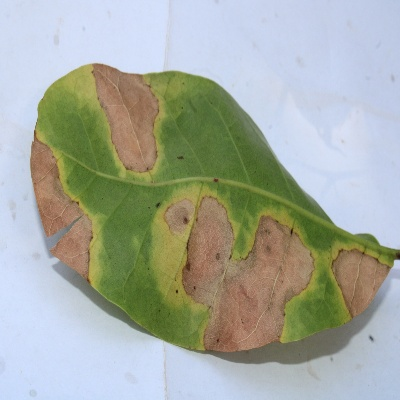
#> input picture backend/datasets/nirmalsankalana_crop-pest-and-disease-detection/Cashew anthracnose/anthracnose1105_.jpg, 400 x 400 px
$ python -i image_quality.py   (imports and definitions only)   (older library calls are emulated)
#> lines starting #> are read from the running program, lines starting #| are printed output that depends on the picture; after the words box and inside, x2 and y2 are one past the last pixel; in counts of white or black regions, pixels touching at a corner belong together
#> further down, picture is the input picture: PIL image 400x400 RGB; mean R, G, B 165, 171, 160.4
"""
Image Quality Assessment Module.
Performs quality checks on uploaded crop images before disease classification.
"""
import logging
from typing import Dict, List
import numpy as np

try:
    import cv2
    _HAS_CV2 = True
except ImportError:
    _HAS_CV2 = False
    cv2 = None

from PIL import Image

logger = logging.getLogger(__name__)

# Quality thresholds (configurable)
BLUR_THRESHOLD = 100.0  # Laplacian variance threshold
BRIGHTNESS_MIN = 40.0   # Minimum mean brightness (0-255)
BRIGHTNESS_MAX = 220.0  # Maximum mean brightness (0-255)
MIN_RESOLUTION = (224, 224)  # Minimum width x height
PLANT_PIXEL_RATIO = 0.15  # Minimum ratio of plant-colored pixels (green/brown)


def check_image_quality(image: Image.Image) -> Dict[str, any]:
    """
    Perform quality checks on an uploaded crop image.

    Args:
        image: PIL Image object

    Returns:
        dict containing:
        - passed (bool): True if all checks pass
        - blur_score (float): Laplacian variance score
        - brightness_score (float): Mean pixel brightness
        - issues (list[str]): List of quality issues found
    """
    issues = []
    blur_score = 0.0
    brightness_score = 0.0

    # Convert to RGB if necessary
    if image.mode != "RGB":
        image = image.convert("RGB")

    # 1. Resolution check
    width, height = image.size
#> width = 400; height = 400
    if width < MIN_RESOLUTION[0] or height < MIN_RESOLUTION[1]:
        issues.append(f"too_low_res: Image resolution {width}x{height} below minimum {MIN_RESOLUTION[0]}x{MIN_RESOLUTION[1]}")

    # Convert to numpy array for OpenCV operations
    img_array = np.array(image)

    # 2. Blur detection
    if _HAS_CV2:
        try:
            gray = cv2.cvtColor(img_array, cv2.COLOR_RGB2GRAY)
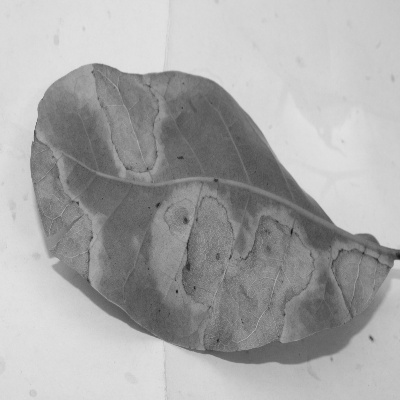
#> gray: shape (400, 400); min 20, max 227, mean 168
            blur_score = cv2.Laplacian(gray, cv2.CV_64F).var()
#> blur_score = 288.1
            if blur_score < BLUR_THRESHOLD:
                issues.append(f"too_blurry: Image too blurry (score: {blur_score:.2f}, threshold: {BLUR_THRESHOLD})")
        except Exception as exc:
            logger.warning(f"Blur detection failed: {exc}")
    else:
        logger.warning("OpenCV not installed, skipping blur detection")

    # 3. Brightness check
    try:
        brightness_score = np.mean(img_array)
#> brightness_score = 165.5
        if brightness_score < BRIGHTNESS_MIN:
            issues.append(f"too_dark: Image too dark (brightness: {brightness_score:.1f}, minimum: {BRIGHTNESS_MIN})")
        elif brightness_score > BRIGHTNESS_MAX:
            issues.append(f"too_bright: Image too bright (brightness: {brightness_score:.1f}, maximum: {BRIGHTNESS_MAX})")
    except Exception as exc:
        logger.warning(f"Brightness check failed: {exc}")

    # 4. Leaf presence heuristic (HSV color range)
    # Note: This is a heuristic based on color, not a real object detector
    if _HAS_CV2:
        try:
            hsv = cv2.cvtColor(img_array, cv2.COLOR_RGB2HSV)
#> hsv: shape (400, 400, 3); mean H, S, V 72.8, 72.9, 188.2

            # Define green and brown ranges in HSV
            # Green: H 35-85, S 40-255, V 40-255
            green_lower = np.array([35, 40, 40])
            green_upper = np.array([85, 255, 255])

            # Brown: H 10-25, S 50-255, V 50-255
            brown_lower = np.array([10, 50, 50])
            brown_upper = np.array([25, 255, 255])

            # Create masks for green and brown pixels
            green_mask = cv2.inRange(hsv, green_lower, green_upper)
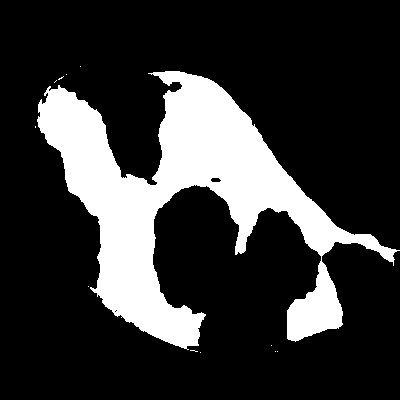
#> green_mask: shape (400, 400); 21.2% white; 12 white regions (11 under 20 px), largest, box (x1, y1, x2, y2) and area: (37, 71, 400, 350) 33869
            brown_mask = cv2.inRange(hsv, brown_lower, brown_upper)
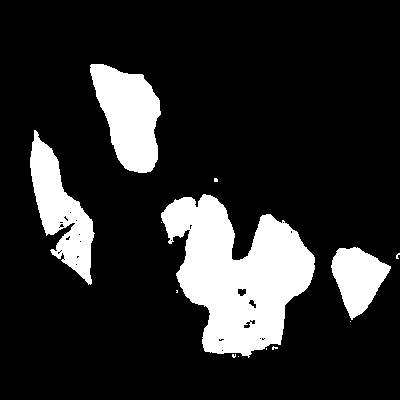
#> brown_mask: shape (400, 400); 16.6% white; 13 white regions (9 under 20 px), largest, box (x1, y1, x2, y2) and area: (161, 194, 315, 358) 14523, (90, 64, 161, 173) 5010, (30, 130, 95, 285) 4377, (331, 247, 391, 320) 2593

            # Count plant-colored pixels
            plant_pixels = np.count_nonzero(green_mask) + np.count_nonzero(brown_mask)
#> plant_pixels = 60465
            total_pixels = hsv.shape[0] * hsv.shape[1]
#> total_pixels = 160000
            plant_ratio = plant_pixels / total_pixels
#> plant_ratio = 0.378

            if plant_ratio < PLANT_PIXEL_RATIO:
                issues.append(f"no_plant_detected: Not enough plant-colored pixels detected (ratio: {plant_ratio:.2%}, minimum: {PLANT_PIXEL_RATIO:.0%})")
        except Exception as exc:
            logger.warning(f"Leaf presence check failed: {exc}")
    else:
        logger.warning("OpenCV not installed, skipping leaf presence check")

    passed = len(issues) == 0

    return {
        "passed": passed,
        "blur_score": blur_score,
        "brightness_score": brightness_score,
        "issues": issues,
    }


def get_farmer_friendly_message(issues: List[str]) -> str:
    """
    Convert technical issues into farmer-friendly messages.

    Args:
        issues: List of technical issue strings

    Returns:
        Farmer-friendly message
    """
    messages = []

    for issue in issues:
        if "too_blurry" in issue:
            messages.append("Image too blurry — please retake in good lighting")
        elif "too_dark" in issue:
            messages.append("Image too dark — please take in better lighting")
        elif "too_bright" in issue:
            messages.append("Image too bright — please reduce lighting or avoid direct sunlight")
        elif "too_low_res" in issue:
            messages.append("Image resolution too low — please use a higher resolution camera")
        elif "no_plant_detected" in issue:
            messages.append("No plant detected — please ensure the crop leaf is clearly visible in the image")
        else:
            messages.append(f"Image quality issue: {issue.split(':')[0]}")

    return ". ".join(messages)

>>> from PIL import Image
>>> picture = Image.open('../../datasets/nirmalsankalana_crop-pest-and-disease-detection/Cashew anthracnose/anthracnose1105_.jpg')
>>> result = check_image_quality(picture)
#> result = {'passed': True, 'blur_score': 288.1, 'brightness_score': 165.5, 'issues': []}

$ run again, on backend/datasets/nirmalsankalana_crop-pest-and-disease-detection/Cashew anthracnose/anthracnose1366_.jpg
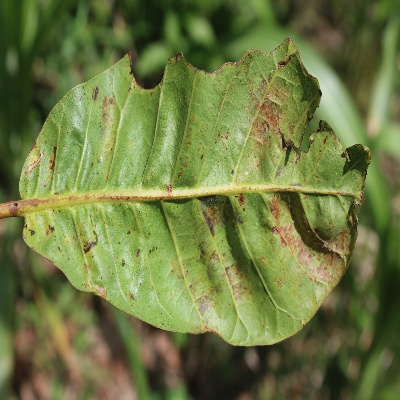
#> input picture backend/datasets/nirmalsankalana_crop-pest-and-disease-detection/Cashew anthracnose/anthracnose1366_.jpg, 400 x 400 px
#> picture is the input picture: PIL image 400x400 RGB; mean R, G, B 109.1, 120.7, 66.5
#> blur_score = 1186.9
#> brightness_score = 98.77
#> hsv: shape (400, 400, 3); mean H, S, V 35.7, 123.2, 123.9
#> in check_image_quality, `green_mask = cv2.inRange(hsv, green_lower, green_upper)`:
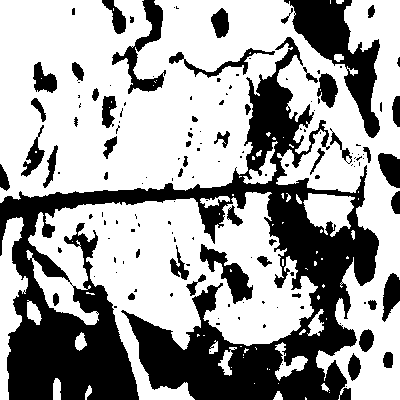
#> green_mask: shape (400, 400); 63.3% white; 146 black regions (94 under 20 px), largest, box (x1, y1, x2, y2) and area: (0, 37, 379, 400) 43212, (284, 0, 380, 138) 4630, (112, 0, 166, 94) 1420
#> in check_image_quality, `brown_mask = cv2.inRange(hsv, brown_lower, brown_upper)`:
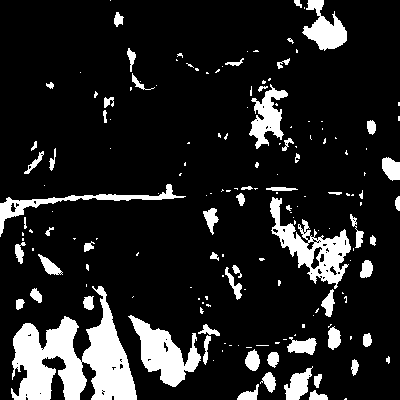
#> brown_mask: shape (400, 400); 13.8% white; 167 white regions (107 under 20 px), largest, box (x1, y1, x2, y2) and area: (11, 286, 137, 400) 7081, (270, 197, 351, 289) 2477, (128, 315, 201, 387) 2284
#> plant_pixels = 123399
#> plant_ratio = 0.771
#> result = {'passed': True, 'blur_score': 1186.9, 'brightness_score': 98.77, 'issues': []}

$ run again, on backend/datasets/nirmalsankalana_crop-pest-and-disease-detection/Cashew anthracnose/anthracnose139_.jpg
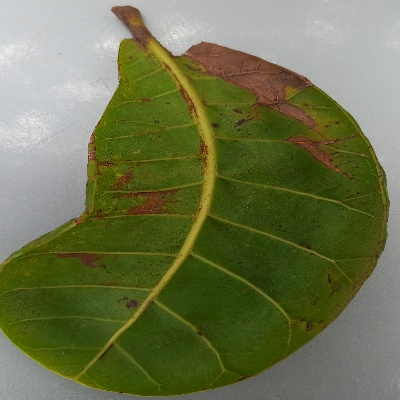
#> input picture backend/datasets/nirmalsankalana_crop-pest-and-disease-detection/Cashew anthracnose/anthracnose139_.jpg, 400 x 400 px
#> picture is the input picture: PIL image 400x400 RGB; mean R, G, B 109, 115.2, 76.1
#> blur_score = 574.7
#> brightness_score = 100.1
#> hsv: shape (400, 400, 3); mean H, S, V 49.3, 129.1, 117.9
#> in check_image_quality, `green_mask = cv2.inRange(hsv, green_lower, green_upper)`:
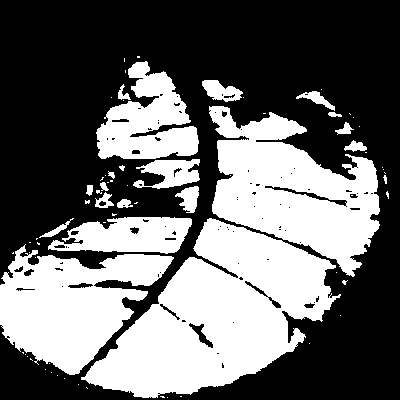
#> green_mask: shape (400, 400); 41.1% white; 73 white regions (52 under 20 px), largest, box (x1, y1, x2, y2) and area: (81, 218, 341, 398) 24208, (209, 106, 380, 277) 15813, (0, 244, 174, 375) 12710
#> in check_image_quality, `brown_mask = cv2.inRange(hsv, brown_lower, brown_upper)`:
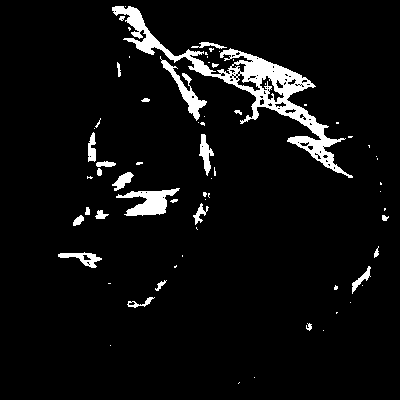
#> brown_mask: shape (400, 400); 5.6% white; 69 white regions (43 under 20 px), largest, box (x1, y1, x2, y2) and area: (112, 6, 353, 178) 5215, (116, 188, 180, 216) 872, (160, 56, 207, 121) 635
#> plant_pixels = 74741
#> plant_ratio = 0.467
#> result = {'passed': True, 'blur_score': 574.7, 'brightness_score': 100.1, 'issues': []}

$ run again, on backend/datasets/nirmalsankalana_crop-pest-and-disease-detection/Cashew anthracnose/anthracnose1411_.jpg
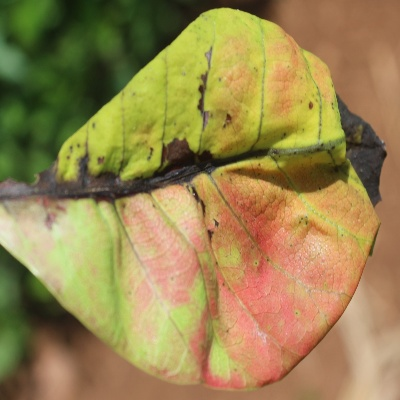
#> input picture backend/datasets/nirmalsankalana_crop-pest-and-disease-detection/Cashew anthracnose/anthracnose1411_.jpg, 400 x 400 px
#> picture is the input picture: PIL image 400x400 RGB; mean R, G, B 153.7, 133.2, 79.7
#> blur_score = 186
#> brightness_score = 122.2
#> hsv: shape (400, 400, 3); mean H, S, V 24.1, 129.3, 159
#> in check_image_quality, `green_mask = cv2.inRange(hsv, green_lower, green_upper)`:
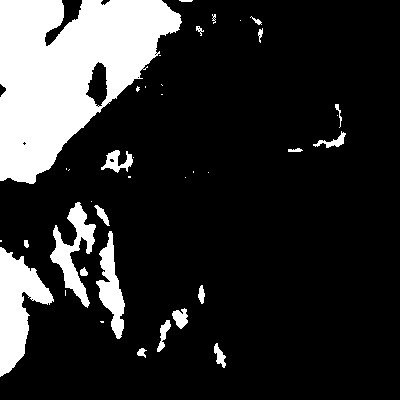
#> green_mask: shape (400, 400); 17.8% white; 39 white regions (18 under 20 px), largest, box (x1, y1, x2, y2) and area: (0, 0, 182, 184) 19963, (0, 247, 54, 377) 3526, (50, 202, 96, 308) 1761
#> in check_image_quality, `brown_mask = cv2.inRange(hsv, brown_lower, brown_upper)`:
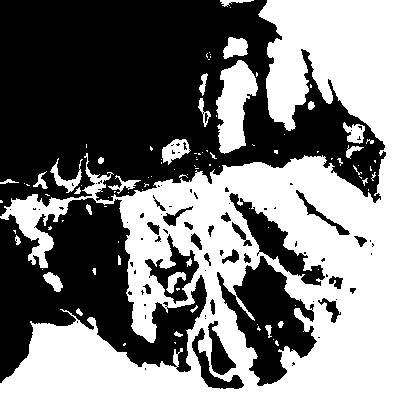
#> brown_mask: shape (400, 400); 47.8% white; 99 white regions (68 under 20 px), largest, box (x1, y1, x2, y2) and area: (0, 0, 400, 400) 70748, (216, 60, 258, 154) 2395, (162, 139, 191, 165) 416
#> plant_pixels = 104934
#> plant_ratio = 0.656
#> result = {'passed': True, 'blur_score': 186, 'brightness_score': 122.2, 'issues': []}
